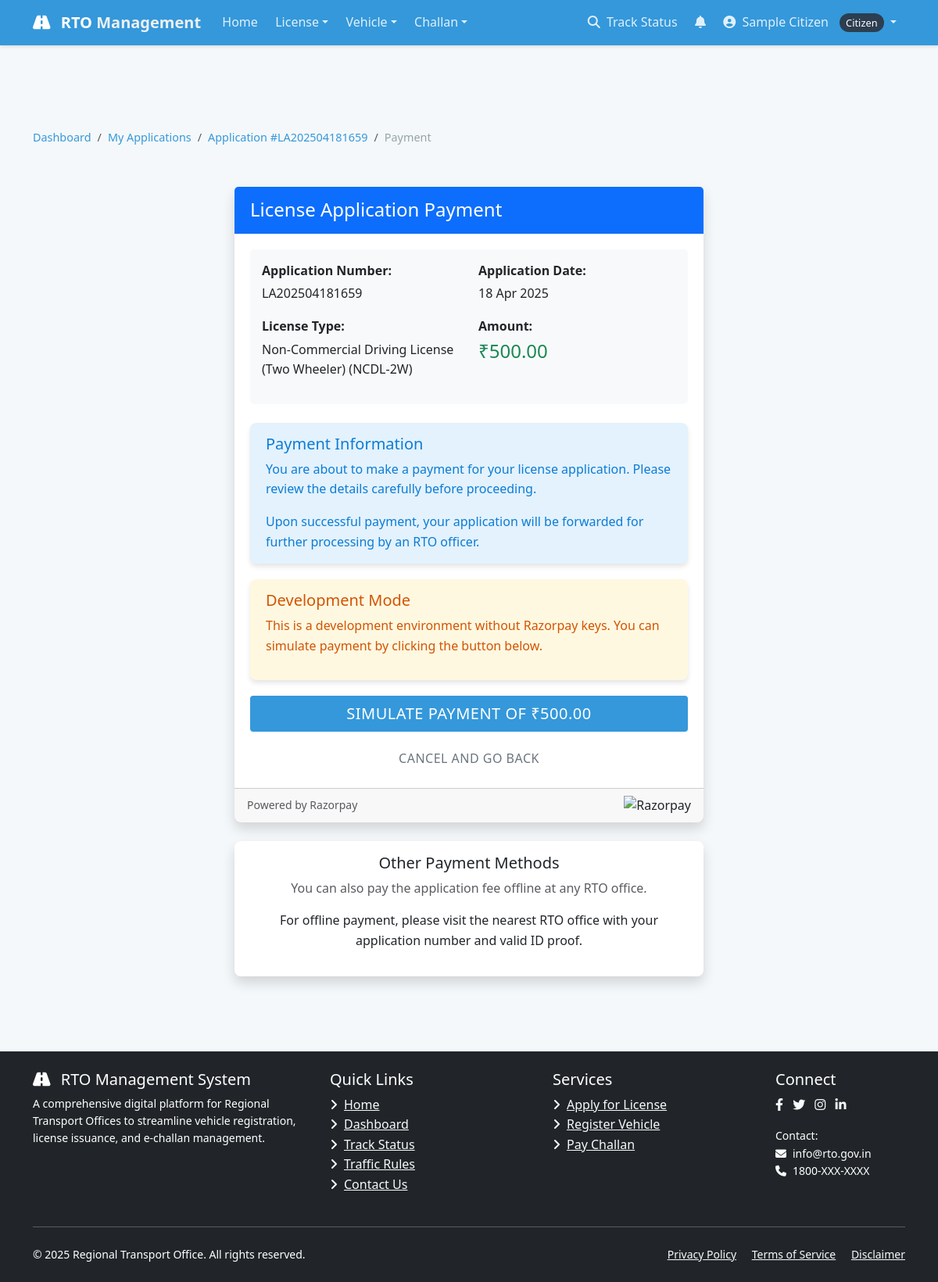
Screenshot of /license/application/LA202504181659/payment/ (signed in) with the database file from the repository.
### accounts/models.py (models this page shows, shortened)
class User(AbstractUser):
    USER_TYPE_CHOICES = (
        ('CITIZEN', 'Citizen'),
        ('OFFICER', 'RTO Officer'),
        ('ADMIN', 'Administrator'),
    )
    username = None
    email = models.EmailField(_('email address'), unique=True)
    phone_number = models.CharField(max_length=15, blank=True, null=True)
    aadhaar_number = models.CharField(max_length=16, blank=True, null=True)
    address = models.TextField(blank=True, null=True)
    user_type = models.CharField(max_length=10, choices=USER_TYPE_CHOICES, default='CITIZEN')
    profile_picture = models.ImageField(upload_to='profile_pics/', blank=True, null=True)
    USERNAME_FIELD = 'email'
    REQUIRED_FIELDS = []
    objects = UserManager()
    def get_full_name(self):
        return f"{self.first_name} {self.last_name}" if self.first_name or self.last_name else self.email

### license/models.py (models this page shows, shortened)
class LicenseApplication(models.Model):
    STATUS_CHOICES = (
        ('PENDING', 'Pending'),
        ('DOCUMENT_VERIFICATION', 'Document Verification'),
        ('SCHEDULED_FOR_TEST', 'Scheduled for Test'),
        ('TEST_PASSED', 'Test Passed'),
        ('TEST_FAILED', 'Test Failed'),
        ('APPROVED', 'Approved'),
        ('REJECTED', 'Rejected'),
        ('ISSUED', 'Issued'),
    )
    APPLICATION_TYPE_CHOICES = (
        ('NEW', 'New License'),
        ('RENEWAL', 'License Renewal'),
        ('DUPLICATE', 'Duplicate License'),
    )
    applicant = models.ForeignKey(User, on_delete=models.CASCADE, related_name='license_applications')
    license_type = models.ForeignKey(LicenseType, on_delete=models.CASCADE)
    application_type = models.CharField(max_length=20, choices=APPLICATION_TYPE_CHOICES, default='NEW')
    application_number = models.CharField(max_length=20, unique=True)
    application_date = models.DateField(auto_now_add=True)
    status = models.CharField(max_length=30, choices=STATUS_CHOICES, default='PENDING')
    photo = models.ImageField(upload_to='license_photos/')
    signature = models.ImageField(upload_to='license_signatures/')
    id_proof = models.FileField(upload_to='license_id_proofs/')
    address_proof = models.FileField(upload_to='license_address_proofs/')
    test_date = models.DateTimeField(null=True, blank=True)
    test_result = models.BooleanField(null=True, blank=True)
    rejection_reason = models.TextField(blank=True, null=True)
    payment_status = models.BooleanField(default=False)
    payment_date = models.DateTimeField(null=True, blank=True)
    payment_transaction_id = models.CharField(max_length=100, blank=True, null=True)
    reviewed_by = models.ForeignKey(User, on_delete=models.SET_NULL, null=True, blank=True,
                                   related_name='reviewed_license_applications')
    issued_date = models.DateField(null=True, blank=True)
    valid_until = models.DateField(null=True, blank=True)
    created_at = models.DateTimeField(auto_now_add=True)
    updated_at = models.DateTimeField(auto_now=True)

class LicenseType(models.Model):
    name = models.CharField(max_length=100)
    code = models.CharField(max_length=10, unique=True)
    description = models.TextField()
    age_requirement = models.PositiveIntegerField(default=18)
    validity_years = models.PositiveIntegerField(default=10)
    fee = models.DecimalField(max_digits=10, decimal_places=2)

### license/views.py (the view, shortened to what this page needs)
# urls.py: path('application/<str:application_number>/payment/', views.license_payment, name='license_payment'),
@login_required
def license_payment(request, application_number):
    application = get_object_or_404(
        LicenseApplication,
        application_number=application_number
    )
    if request.user.user_type == 'CITIZEN' and application.applicant != request.user:
        messages.error(request, "You don't have permission to pay for this application.")
        return redirect('home')
    if application.payment_status:
        messages.info(request, "Payment has already been completed for this application.")
        return redirect('license_application_detail', application_number=application_number)
    client = razorpay.Client(auth=(settings.RAZORPAY_KEY_ID or 'rzp_test_mock', settings.RAZORPAY_KEY_SECRET or 'mock_secret'))
    amount = int(application.license_type.fee * 100)  # Convert to paise
    payment_data = {
        'amount': amount,
        'currency': 'INR',
        'receipt': f'receipt_{application.application_number}',
        'notes': {
            'application_number': application.application_number,
            'applicant_email': application.applicant.email
        }
    }
    try:
        if not settings.RAZORPAY_KEY_ID:
            context = {
                'application': application,
                'amount': application.license_type.fee,
                'dev_mode': True,
            }
        return render(request, 'license/payment.html', context)
    except Exception as e:
        messages.error(request, f"Payment initialization failed: {str(e)}")
        return redirect('license_application_detail', application_number=application_number)

### templates/license/payment.html (shortened to what this page needs)
{% extends 'base.html' %}
{% load static %}
{% block content %}
<div class="container py-5">
    <div class="row mb-4">
        <div class="col">
            <nav aria-label="breadcrumb">
                <ol class="breadcrumb">
                    <li class="breadcrumb-item"><a href="{% url 'dashboard' %}">Dashboard</a></li>
                    <li class="breadcrumb-item"><a href="{% url 'my_license_applications' %}">My Applications</a></li>
                    <li class="breadcrumb-item"><a href="{% url 'license_application_detail' application_number=application.application_number %}">Application #{{ application.application_number }}</a></li>
                    <li class="breadcrumb-item active" aria-current="page">Payment</li>
                </ol>
            </nav>
        </div>
    </div>
    <div class="card shadow payment-card">
        <div class="card-header bg-primary text-white">
            <h4 class="mb-0">License Application Payment</h4>
        </div>
        <div class="card-body">
            <div class="application-details mb-4">
                <div class="row">
                    <div class="col-md-6">
                        <p class="mb-1"><strong>Application Number:</strong></p>
                        <p>{{ application.application_number }}</p>
                    </div>
                    <div class="col-md-6">
                        <p class="mb-1"><strong>Application Date:</strong></p>
                        <p>{{ application.application_date|date:"d M Y" }}</p>
                    </div>
                </div>
                <div class="row">
                    <div class="col-md-6">
                        <p class="mb-1"><strong>License Type:</strong></p>
                        <p>{{ application.license_type.name }} ({{ application.license_type.code }})</p>
                    </div>
                    <div class="col-md-6">
                        <p class="mb-1"><strong>Amount:</strong></p>
                        <p class="h4 text-success">₹{{ amount }}</p>
                    </div>
                </div>
            </div>
            <div class="alert alert-info">
                <h5 class="alert-heading">Payment Information</h5>
                <p>You are about to make a payment for your license application. Please review the details carefully before proceeding.</p>
                <p class="mb-0">Upon successful payment, your application will be forwarded for further processing by an RTO officer.</p>
            </div>
            {% if dev_mode %}
                <div class="alert alert-warning">
                    <h5 class="alert-heading">Development Mode</h5>
                    <p>This is a development environment without Razorpay keys. You can simulate payment by clicking the button below.</p>
                </div>
                <form action="{% url 'license_payment' application_number=application.application_number %}" method="POST" class="mt-3">
                    <button type="submit" class="btn btn-primary btn-lg w-100">
                        Simulate Payment of ₹{{ amount }}
                    </button>
                </form>
            {% endif %}
            <div class="text-center mt-3">
                <a href="{% url 'license_application_detail' application_number=application.application_number %}" class="btn btn-outline-secondary">
                    Cancel and Go Back
                </a>
            </div>
        </div>
        <div class="card-footer">
            <div class="d-flex justify-content-between align-items-center">
                <small class="text-muted">Powered by Razorpay</small>
                <div>
                    <img src="https://razorpay.com/assets/razorpay-logo.svg" alt="Razorpay" height="20">
                </div>
            </div>
        </div>
    </div>
    <div class="text-center mt-4">
        <div class="card shadow payment-card p-3">
            <h5>Other Payment Methods</h5>
            <p class="text-muted">You can also pay the application fee offline at any RTO office.</p>
            <p>For offline payment, please visit the nearest RTO office with your application number and valid ID proof.</p>
        </div>
    </div>
</div>
{% endblock %}

### templates/base.html (shortened to what this page needs)
<!DOCTYPE html>
<html lang="en">
<head>
    <link href="https://cdn.jsdelivr.net/npm/bootstrap@5.3.0/dist/css/bootstrap.min.css" rel="stylesheet">
    <link href="https://cdnjs.cloudflare.com/ajax/libs/font-awesome/6.4.0/css/all.min.css" rel="stylesheet">
    <link rel="stylesheet" href="/static/css/style.css">
</head>
<body>
    <nav class="navbar navbar-expand-lg navbar-dark fixed-top">
        <div class="container">
            <a class="navbar-brand" href="/">
                <i class="fas fa-road me-2"></i> RTO <span>Management</span>
            </a>
            <div class="collapse navbar-collapse" id="navbarContent">
                <ul class="navbar-nav me-auto mb-2 mb-lg-0">
                    <li class="nav-item">
                        <a class="nav-link {% if request.path == '/' %}active{% endif %}" href="/">Home</a>
                    </li>
                    {% if user.is_authenticated %}
                        {% if user.user_type == 'CITIZEN' %}
                            <li class="nav-item dropdown">
                                <a class="nav-link dropdown-toggle" href="#" id="licenseDropdown" role="button" data-bs-toggle="dropdown" aria-expanded="false">License</a>
                            </li>
                            <li class="nav-item dropdown">
                                <a class="nav-link dropdown-toggle" href="#" id="vehicleDropdown" role="button" data-bs-toggle="dropdown" aria-expanded="false">Vehicle</a>
                            </li>
                            <li class="nav-item dropdown">
                                <a class="nav-link dropdown-toggle" href="#" id="challanDropdown" role="button" data-bs-toggle="dropdown" aria-expanded="false">Challan</a>
                            </li>
                        {% endif %}
                    {% endif %}
                </ul>
                <ul class="navbar-nav">
                    <li class="nav-item">
                        <a class="nav-link" href="/dashboard/status/license/" id="navStatusLink">
                            <i class="fas fa-search me-1"></i> Track Status
                        </a>
                    </li>
                    {% if user.is_authenticated %}
                        <li class="nav-item">
                            <a class="nav-link position-relative" href="#" id="notificationToggle" data-bs-toggle="dropdown" aria-expanded="false">
                                <i class="fas fa-bell"></i>
                            </a>
                        </li>
                        <li class="nav-item dropdown">
                            <a class="nav-link dropdown-toggle" href="#" id="userDropdown" role="button" data-bs-toggle="dropdown" aria-expanded="false">
                                <i class="fas fa-user-circle me-1"></i>
                                {{ user.get_full_name|default:user.email }}
                                <span class="user-badge">{{ user.get_user_type_display }}</span>
                            </a>
                        </li>
                    {% endif %}
                </ul>
            </div>
        </div>
    </nav>
    <main role="main" class="container-fluid py-5">
        {% block content %}{% endblock %}
    </main>
    <footer class="py-4 bg-dark text-white">
        <div class="container">
            <div class="row">
                <div class="col-md-4 mb-4 mb-md-0">
                    <h5><i class="fas fa-road me-2"></i> RTO Management System</h5>
                    <p class="small">A comprehensive digital platform for Regional Transport Offices to streamline vehicle registration, license issuance, and e-challan management.</p>
                </div>
                <div class="col-md-3 mb-4 mb-md-0">
                    <h5>Quick Links</h5>
                    <ul class="list-unstyled">
                        <li><a href="/" class="text-light"><i class="fas fa-angle-right me-2"></i>Home</a></li>
                        <li><a href="{% url 'dashboard' %}" class="text-light"><i class="fas fa-angle-right me-2"></i>Dashboard</a></li>
                        <li><a href="/dashboard/status/license/" class="text-light"><i class="fas fa-angle-right me-2"></i>Track Status</a></li>
                        <li><a href="#" class="text-light"><i class="fas fa-angle-right me-2"></i>Traffic Rules</a></li>
                        <li><a href="#" class="text-light"><i class="fas fa-angle-right me-2"></i>Contact Us</a></li>
                    </ul>
                </div>
                <div class="col-md-3 mb-4 mb-md-0">
                    <h5>Services</h5>
                    <ul class="list-unstyled">
                        <li><a href="{% url 'apply_for_license' %}" class="text-light"><i class="fas fa-angle-right me-2"></i>Apply for License</a></li>
                        <li><a href="{% url 'apply_for_registration' %}" class="text-light"><i class="fas fa-angle-right me-2"></i>Register Vehicle</a></li>
                        <li><a href="{% url 'search_challan' %}" class="text-light"><i class="fas fa-angle-right me-2"></i>Pay Challan</a></li>
                    </ul>
                </div>
                <div class="col-md-2">
                    <h5>Connect</h5>
                    <div class="social-icons">
                        <a href="#" class="text-light me-2"><i class="fab fa-facebook-f"></i></a>
                        <a href="#" class="text-light me-2"><i class="fab fa-twitter"></i></a>
                        <a href="#" class="text-light me-2"><i class="fab fa-instagram"></i></a>
                        <a href="#" class="text-light me-2"><i class="fab fa-linkedin-in"></i></a>
                    </div>
                    <div class="mt-3">
                        <p class="small mb-0">Contact:</p>
                        <p class="small mb-0"><i class="fas fa-envelope me-2"></i>info@rto.gov.in</p>
                        <p class="small mb-0"><i class="fas fa-phone me-2"></i>1800-XXX-XXXX</p>
                    </div>
                </div>
            </div>
            <hr class="bg-secondary my-4">
            <div class="row">
                <div class="col-md-6">
                    <p class="small mb-0">&copy; {% now "Y" %} Regional Transport Office. All rights reserved.</p>
                </div>
                <div class="col-md-6 text-md-end">
                    <p class="small mb-0">
                        <a href="#" class="text-light me-3">Privacy Policy</a>
                        <a href="#" class="text-light me-3">Terms of Service</a>
                        <a href="#" class="text-light">Disclaimer</a>
                    </p>
                </div>
            </div>
        </div>
    </footer>
</body>
</html>

### rows the page displays
User: get_full_name "Sample Citizen", user_type "Citizen"
LicenseApplication: application_number "LA202504181659", application_date "18 Apr 2025", license_type.name "Non-Commercial Driving License (Two Wheeler)", license_type.code "NCDL-2W"
LicenseType: fee "500.00"
